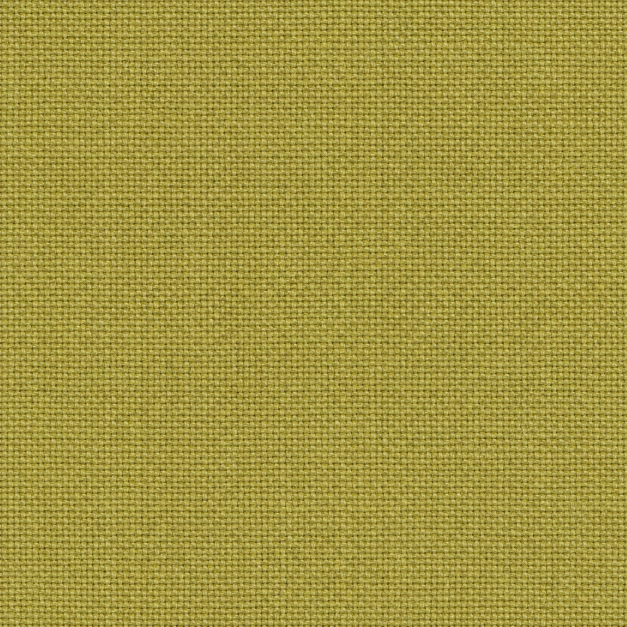
#> input picture game/assets/gfx/fabrics_realistic_v1/fabric_cotton.png, 1254 x 1254 px (shown at 1/2 size); its folder holds only this picture in this run
$ python make_tileable.py
#> lines starting #> are read from the running program, lines starting #| are printed output that depends on the picture
#!/usr/bin/env python3
"""Make the realistic fabric candidates tile seamlessly for runtime use.

Source: game/assets/gfx/fabrics_realistic_v1/fabric_<id>.png (1254x1254, untouched).
Output: game/assets/gfx/fabrics/fabric_<id>.png (1024x1024, RGB).

Method (edge crossfade, square):
  1. Pick a band width b (64..220 px) where the first b columns/rows best match the
     columns/rows that follow the crop size M = N - b (min mean abs diff). A matching
     phase keeps the woven pattern aligned so the blend band does not ghost.
  2. Crop to M x M and blend the leftover b-px strip from the far edge into the near
     edge with a smoothstep ramp (x then y). The result wraps continuously.
  3. Resize to 1024 with Lanczos on a 3x3 tiled copy (wrap-aware), crop the center.

Prints the sRGB mean color of each output (FabricSurface.FABRIC_BASE values).
Requires Pillow and numpy. Run from anywhere: python3 make_tileable.py
"""

import os

import numpy as np
from PIL import Image

HERE = os.path.dirname(os.path.abspath(__file__))
OUT_DIR = os.path.join(os.path.dirname(HERE), "fabrics")
IDS = ["cotton", "denim", "silk", "knit", "felt", "satin", "wool", "leather"]
OUT_SIZE = 1024
B_MIN, B_MAX = 64, 220


def band_error(img, b):
    n = img.shape[0]
    m = n - b
    ex = np.abs(img[:, :b] - img[:, m:n]).mean()
    ey = np.abs(img[:b, :] - img[m:n, :]).mean()
    return ex + ey


def pick_band(img):
    best_b, best_e = B_MIN, None
    for b in range(B_MIN, B_MAX + 1):
        e = band_error(img, b)
        if best_e is None or e < best_e:
            best_b, best_e = b, e
    return best_b, best_e


def crossfade(img, b):
    n = img.shape[0]
    m = n - b
    t = np.linspace(0.0, 1.0, b, endpoint=False)
    w = t * t * (3.0 - 2.0 * t)  # smoothstep: 0 -> far-edge content, 1 -> near-edge content
    # x axis
    out = img[:, :m].copy()
    out[:, :b] = img[:, m:n] * (1.0 - w)[None, :, None] + img[:, :b] * w[None, :, None]
    # y axis (operate on the x-blended image, which still has n rows)
    full = out
    out = full[:m, :].copy()
    out[:b, :] = full[m:n, :] * (1.0 - w)[:, None, None] + full[:b, :] * w[:, None, None]
    return out


def wrap_resize(arr, size):
    im = Image.fromarray(np.clip(arr * 255.0 + 0.5, 0, 255).astype(np.uint8), "RGB")
    m = im.width
    big = Image.new("RGB", (m * 3, m * 3))
    for i in range(3):
        for j in range(3):
            big.paste(im, (i * m, j * m))
    big = big.resize((size * 3, size * 3), Image.LANCZOS)
    return big.crop((size, size, size * 2, size * 2))


def seam_ratio(arr):
    """Mean abs diff across the wrap edge divided by the mean neighbor diff inside."""
    a = arr.astype(float) / 255.0
    edge = (np.abs(a[:, 0] - a[:, -1]).mean() + np.abs(a[0] - a[-1]).mean()) / 2.0
    inner = (np.abs(a[:, 1:] - a[:, :-1]).mean() + np.abs(a[1:] - a[:-1]).mean()) / 2.0
    return edge / max(inner, 1e-6)


def main():
    os.makedirs(OUT_DIR, exist_ok=True)
    for fid in IDS:
        src = os.path.join(HERE, "fabric_%s.png" % fid)
        img = np.asarray(Image.open(src).convert("RGB")).astype(np.float64) / 255.0
        before = seam_ratio((img * 255).astype(np.uint8))
#> in seam_ratio, `edge = (np.abs(a[:, 0] - a[:, -1]).mean() + np.abs(a[0] - a[-1]).mean(..`: edge = 0.0985
#> in seam_ratio, `inner = (np.abs(a[:, 1:] - a[:, :-1]).mean() + np.abs(a[1:] - a[:-1])...`: inner = 0.0456
#> before = 2.16
        b, e = pick_band(img)
#> the loop in pick_band, `for b in range(B_MIN, B_MAX + 1):` made 157 passes
#> (ex in band_error, ey in band_error, e, best_e) on passes 1, 36, 37, 48, 49: (0.107, 0.092, 0.199, 0.199), (0.103, 0.0958, 0.199, 0.199), (0.106, 0.0923, 0.198, 0.198), (0.103, 0.0955, 0.198, 0.198), (0.105, 0.0916, 0.197, 0.197)
#> (e, best_e) on passes 61, 73, 85, 97, 98, 121: (0.197, 0.197), (0.196, 0.196), (0.196, 0.196), (0.194, 0.194), (0.194, 0.194), (0.194, 0.194)
#> after the loop in pick_band, `for b in range(B_MIN, B_MAX + 1):`: best_b = 209; best_e = 0.191
#> b = 209; e = 0.191
        tiled = crossfade(img, b)
#> in crossfade, `m = n - b`: m = 1045
#> in crossfade, `out = img[:, :m].copy()`:
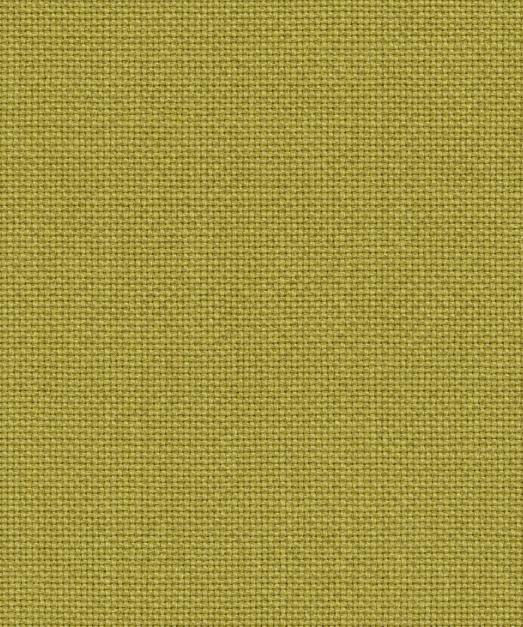
#> out: shape (1254, 1045, 3) float64 (shown at 1/2 size); mean R, G, B 0.635, 0.586, 0.251
#> in crossfade, `out[:, :b] = img[:, m:n] * (1.0 - w)[None, :, None] + img[:, :b] * w[N..`:
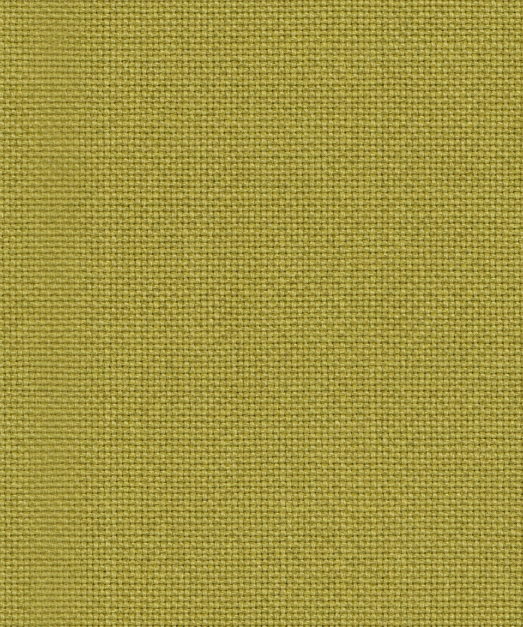
#> out: shape (1254, 1045, 3) float64 (shown at 1/2 size); mean R, G, B 0.635, 0.586, 0.252
#> in crossfade, `out = full[:m, :].copy()`:
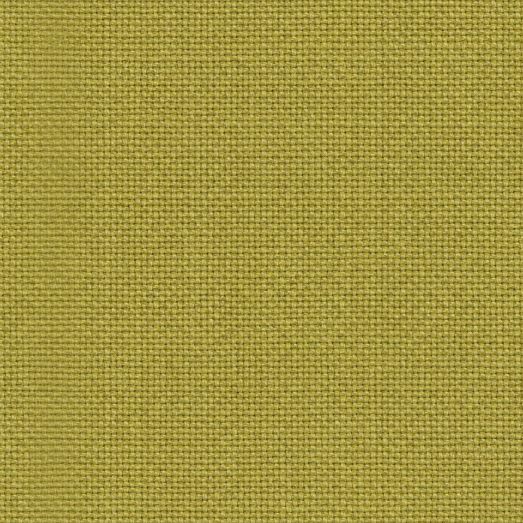
#> out: shape (1045, 1045, 3) float64 (shown at 1/2 size); mean R, G, B 0.635, 0.586, 0.251
        out = wrap_resize(tiled, OUT_SIZE)
#> in wrap_resize, `big = Image.new("RGB", (m * 3, m * 3))`: big: PIL image 3135x3135 RGB; every value is 0
#> after the loop in wrap_resize, `for i in range(3):`:
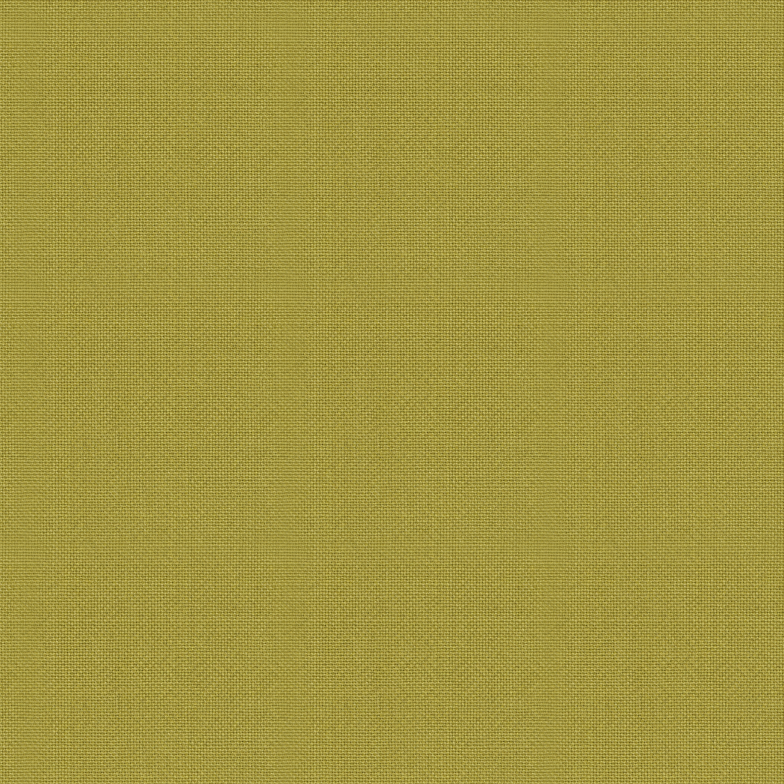
#> big: PIL image 3135x3135 RGB (shown at 1/4 size); mean R, G, B 162, 149.5, 64.1
#> in wrap_resize, `return big.crop((size, size, size * 2, size * 2))`:
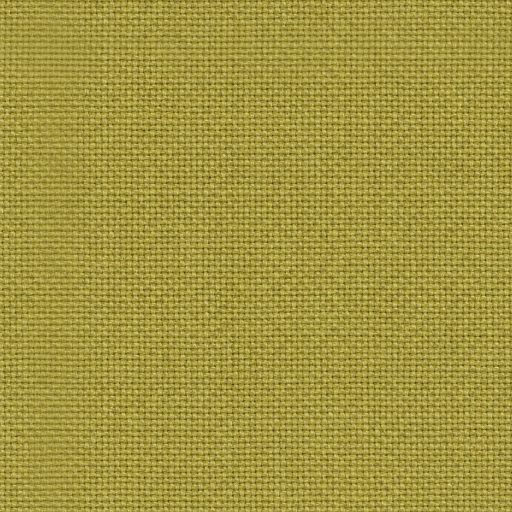
#> returned value: PIL image 1024x1024 RGB (shown at 1/2 size); mean R, G, B 162, 149.5, 64.1
        out.save(os.path.join(OUT_DIR, "fabric_%s.png" % fid), optimize=True)
        arr = np.asarray(out)
        mean = arr.reshape(-1, 3).astype(float).mean(0) / 255.0
#> mean = [0.635, 0.586, 0.252]
        print(
            "%-8s band=%3dpx crop=%4d err=%.4f seam_ratio %.2f -> %.2f  mean=Color(%.3f, %.3f, %.3f)"
            % (fid, b, img.shape[0] - b, e, before, seam_ratio(arr), mean[0], mean[1], mean[2])
        )
#| cotton   band=209px crop=1045 err=0.1909 seam_ratio 2.16 -> 1.01  mean=Color(0.635, 0.586, 0.252)


if __name__ == "__main__":
#> (the run stopped early here; a loop or call above may not have finished)
